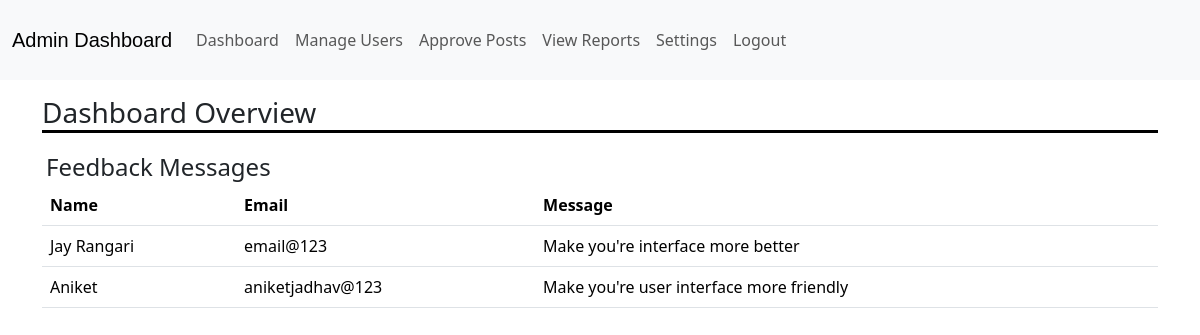
The app's page /admindashboard.php with its own data.
### tables this page shows
CREATE TABLE `feedback` (
  `id` int(11) NOT NULL,
  `name` varchar(255) DEFAULT NULL,
  `email` varchar(255) DEFAULT NULL,
  `message` text DEFAULT NULL,
  `created_at` timestamp NOT NULL DEFAULT current_timestamp()
);

### admindashboard.php (the view, shortened to what this page needs)
<!DOCTYPE html>
<html lang="en">
<head>
    <link href="https://cdn.jsdelivr.net/npm/bootstrap@5.3.3/dist/css/bootstrap.min.css" rel="stylesheet">
</head>
<body>
    <?php include('adminmenubar.php'); ?>
    <div class="container mt-3">
        <h3>Dashboard Overview</h3>
    </div>
    <div class="container mt-3">
    <h4>Feedback Messages</h4>
    <table class="table">
        <thead>
            <tr>
                <th>Name</th>
                <th>Email</th>
                <th>Message</th>
            </tr>
        </thead>
        <tbody>
            <?php
            include("dbconnect.php");
            $sql = "SELECT name, email, message FROM feedback";
            $result = $conn->query($sql);
            if ($result->num_rows > 0) {
                while ($row = $result->fetch_assoc()) {
                    echo "<tr>";
                    echo "<td>" . $row["name"] . "</td>";
                    echo "<td>" . $row["email"] . "</td>";
                    echo "<td>" . $row["message"] . "</td>";
                    echo "</tr>";
                }
            } else {
                echo "<tr><td colspan='3'>No feedback messages found.</td></tr>";
            }
            ?>
        </tbody>
    </table>
</div>
</body>
</html>

### admindashboard.php (style rules this page uses)
h3 { border-bottom-style: solid; border-color: black; }
h4 { margin: auto; padding: 4px; }

### records on screen
feedback: name "Jay Rangari", email "email@123", message "Make you're interface more better"
feedback: name "Aniket", email "aniketjadhav@123", message "Make you're user interface more friendly"
